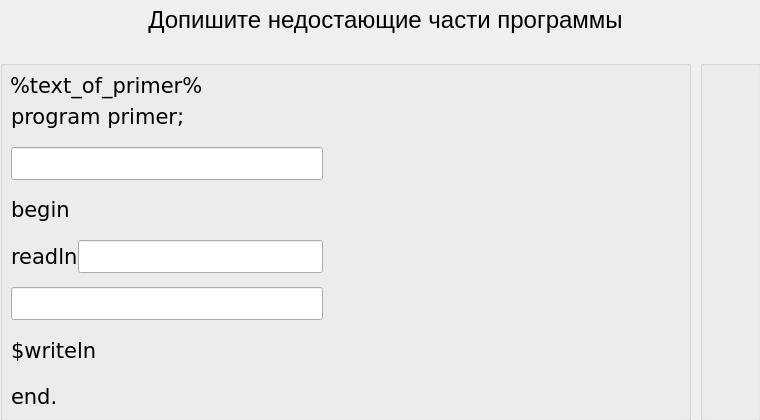
<?xml version="1.0" encoding="UTF-8"?>
<ui version="4.0">
 <class>Dialog</class>
 <widget class="QDialog" name="Dialog">
  <property name="geometry">
   <rect>
    <x>0</x>
    <y>0</y>
    <width>760</width>
    <height>420</height>
   </rect>
  </property>
  <property name="minimumSize">
   <size>
    <width>760</width>
    <height>420</height>
   </size>
  </property>
  <property name="maximumSize">
   <size>
    <width>760</width>
    <height>420</height>
   </size>
  </property>
  <property name="windowTitle">
   <string>Dialog</string>
  </property>
  <widget class="QLabel" name="label">
   <property name="geometry">
    <rect>
     <x>20</x>
     <y>0</y>
     <width>731</width>
     <height>41</height>
    </rect>
   </property>
   <property name="font">
    <font>
     <pointsize>18</pointsize>
    </font>
   </property>
   <property name="text">
    <string>&lt;html&gt;&lt;head/&gt;&lt;body&gt;&lt;p&gt;Допишите недостающие части программы&lt;/p&gt;&lt;/body&gt;&lt;/html&gt;</string>
   </property>
   <property name="alignment">
    <set>Qt::AlignCenter</set>
   </property>
  </widget>
  <widget class="QGroupBox" name="groupBox_2">
   <property name="geometry">
    <rect>
     <x>700</x>
     <y>60</y>
     <width>61</width>
     <height>361</height>
    </rect>
   </property>
   <property name="title">
    <string/>
   </property>
   <widget class="QLabel" name="img_label_0">
    <property name="geometry">
     <rect>
      <x>10</x>
      <y>80</y>
      <width>45</width>
      <height>45</height>
     </rect>
    </property>
    <property name="text">
     <string/>
    </property>
   </widget>
   <widget class="QLabel" name="img_label_1">
    <property name="geometry">
     <rect>
      <x>10</x>
      <y>170</y>
      <width>45</width>
      <height>45</height>
     </rect>
    </property>
    <property name="text">
     <string/>
    </property>
   </widget>
   <widget class="QLabel" name="img_label_2">
    <property name="geometry">
     <rect>
      <x>10</x>
      <y>220</y>
      <width>45</width>
      <height>45</height>
     </rect>
    </property>
    <property name="text">
     <string/>
    </property>
   </widget>
  </widget>
  <widget class="QGroupBox" name="groupBox">
   <property name="geometry">
    <rect>
     <x>0</x>
     <y>60</y>
     <width>691</width>
     <height>361</height>
    </rect>
   </property>
   <property name="title">
    <string/>
   </property>
   <widget class="QLabel" name="label_4">
    <property name="geometry">
     <rect>
      <x>10</x>
      <y>10</y>
      <width>671</width>
      <height>31</height>
     </rect>
    </property>
    <property name="font">
     <font>
      <family>Verdana</family>
      <pointsize>16</pointsize>
     </font>
    </property>
    <property name="text">
     <string>%text_of_primer%</string>
    </property>
   </widget>
   <widget class="QWidget" name="layoutWidget">
    <property name="geometry">
     <rect>
      <x>11</x>
      <y>41</y>
      <width>312</width>
      <height>311</height>
     </rect>
    </property>
    <layout class="QGridLayout" name="gridLayout">
     <property name="verticalSpacing">
      <number>14</number>
     </property>
     <item row="0" column="0">
      <widget class="QLabel" name="label_2">
       <property name="font">
        <font>
         <family>Verdana</family>
         <pointsize>16</pointsize>
        </font>
       </property>
       <property name="text">
        <string>&lt;html&gt;&lt;head/&gt;&lt;body&gt;&lt;p&gt;program primer;&lt;/p&gt;&lt;/body&gt;&lt;/html&gt;</string>
       </property>
      </widget>
     </item>
     <item row="1" column="0">
      <widget class="QLineEdit" name="lineEdit">
       <property name="font">
        <font>
         <family>Verdana</family>
         <pointsize>16</pointsize>
        </font>
       </property>
       <property name="text">
        <string/>
       </property>
      </widget>
     </item>
     <item row="2" column="0">
      <widget class="QLabel" name="label_3">
       <property name="font">
        <font>
         <family>Verdana</family>
         <pointsize>16</pointsize>
        </font>
       </property>
       <property name="text">
        <string>&lt;html&gt;&lt;head/&gt;&lt;body&gt;&lt;p&gt;begin&lt;/p&gt;&lt;/body&gt;&lt;/html&gt;</string>
       </property>
      </widget>
     </item>
     <item row="3" column="0">
      <layout class="QHBoxLayout" name="horizontalLayout">
       <item>
        <widget class="QLabel" name="label_5">
         <property name="font">
          <font>
           <family>Verdana</family>
           <pointsize>16</pointsize>
          </font>
         </property>
         <property name="text">
          <string>readln</string>
         </property>
        </widget>
       </item>
       <item>
        <widget class="QLineEdit" name="lineEdit_3">
         <property name="font">
          <font>
           <family>Verdana</family>
           <pointsize>16</pointsize>
          </font>
         </property>
         <property name="text">
          <string/>
         </property>
        </widget>
       </item>
      </layout>
     </item>
     <item row="4" column="0">
      <widget class="QLineEdit" name="lineEdit_2">
       <property name="font">
        <font>
         <family>Verdana</family>
         <pointsize>16</pointsize>
        </font>
       </property>
       <property name="text">
        <string/>
       </property>
      </widget>
     </item>
     <item row="5" column="0">
      <widget class="QLabel" name="label_6">
       <property name="font">
        <font>
         <family>Verdana</family>
         <pointsize>16</pointsize>
        </font>
       </property>
       <property name="text">
        <string>$writeln</string>
       </property>
      </widget>
     </item>
     <item row="6" column="0">
      <widget class="QLabel" name="label_7">
       <property name="font">
        <font>
         <family>Verdana</family>
         <pointsize>16</pointsize>
        </font>
       </property>
       <property name="text">
        <string>end.</string>
       </property>
      </widget>
     </item>
    </layout>
   </widget>
  </widget>
 </widget>
 <resources/>
 <connections/>
</ui>
